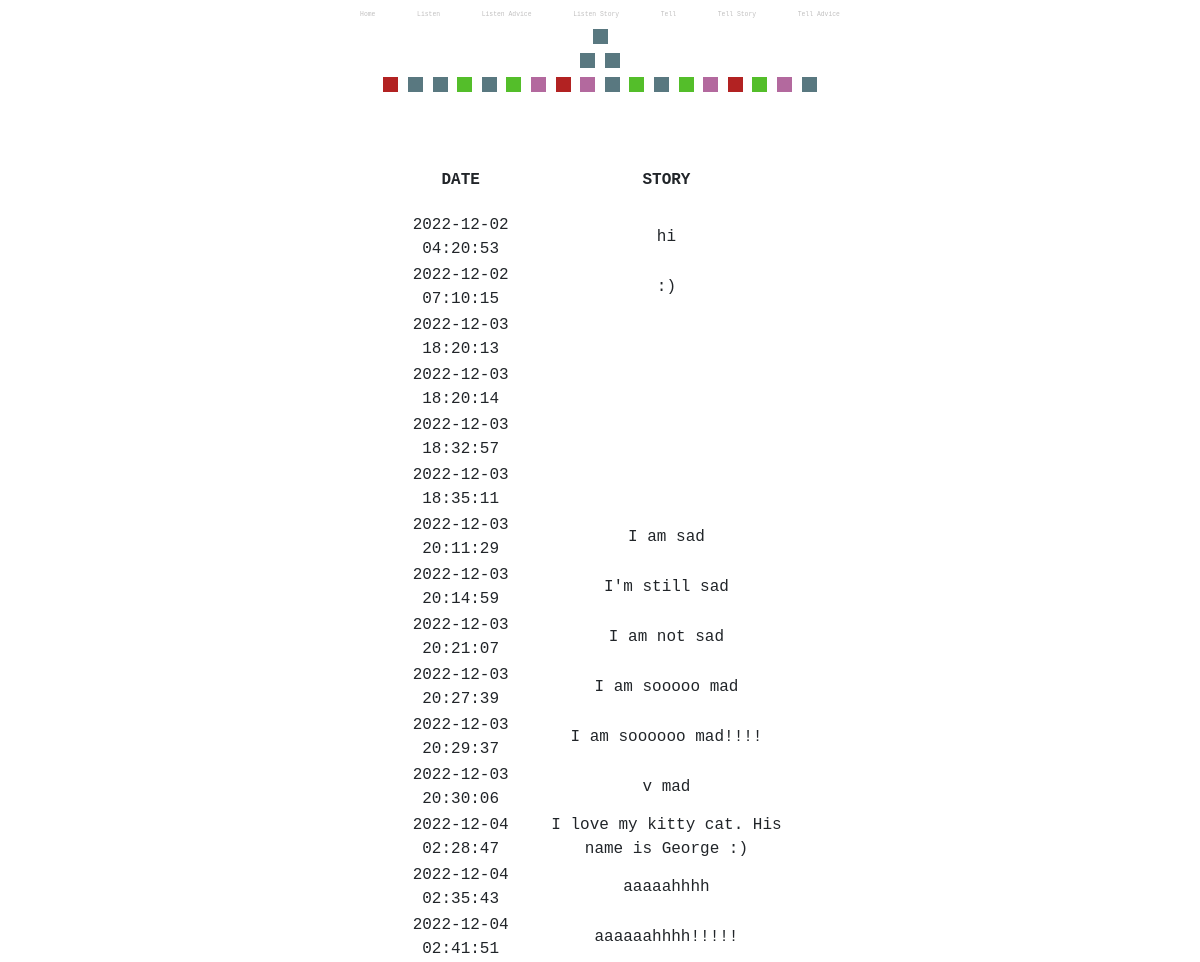
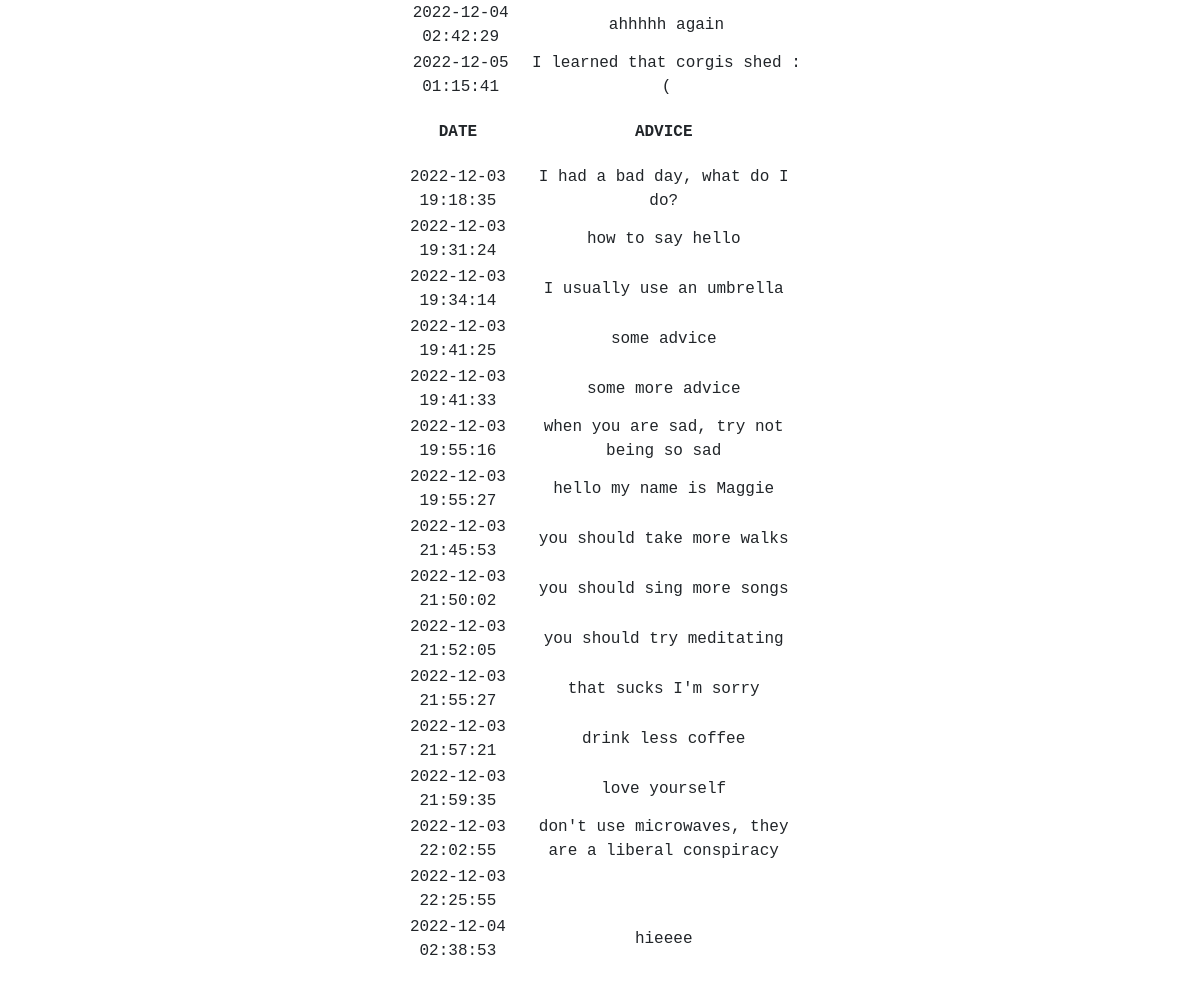
/listen, run on the app's committed database (2 pictures, top to bottom).
### tables this page shows
CREATE TABLE tags (
                post_id INTEGER,
                reply_id INTEGER,
                tag INTEGER,
                FOREIGN KEY(post_id) REFERENCES post(post_id),
                FOREIGN KEY(reply_id) REFERENCES reply(reply_id)
            );

CREATE TABLE post (
                    post_id INTEGER NOT NULL UNIQUE,
                    post_entry TEXT NOT NULL,
                    post_time DATETIME NOT NULL DEFAULT CURRENT_TIMESTAMP,
                    post_replyability text,
                    PRIMARY KEY(post_id AUTOINCREMENT)
                );

CREATE TABLE reply (
                    reply_id INTEGER NOT NULL UNIQUE,
                    post_id INTEGER,
                    reply_entry TEXT NOT NULL,
                    reply_time DATETIME NOT NULL DEFAULT CURRENT_TIMESTAMP,
                    PRIMARY KEY(reply_id AUTOINCREMENT),
                    FOREIGN KEY(post_id) REFERENCES post(post_id)
                );

### app.py (the view)
@app.route("/listen")
def listen():
    moodgraph = db.execute("SELECT * FROM tags")
    stories = db.execute("SELECT * FROM post ORDER BY post_time")
    advice = db.execute("SELECT * FROM reply ORDER BY reply_time")
    return render_template("listen.html", stories=stories, advice=advice, moodgraph=moodgraph)

### templates/listen.html (shortened to what this page needs)
{% extends "layout.html" %}
{% block main %}
<table>
    <thead>
        <tr>
        <th>DATE</th>
        <th>STORY</th>
        </tr>
    </thead>
    <tbody>
        {% for i in stories %}
        <tr>
            <td>{{ i.post_time }}</td>
            <td>{{ i.post_entry }}</td>
        </tr>
        {% endfor %}
    </tbody>
</table>
<table>
    <thead>
        <tr>
        <th>DATE</th>
        <th>ADVICE</th>
        </tr>
    </thead>
    <tbody>
        {% for i in advice %}
        <tr>
            <td>{{ i.reply_time }}</td>
            <td>{{ i.reply_entry }}</td>
        </tr>
        {% endfor %}
    </tbody>
</table>
{% endblock %}

### templates/layout.html (shortened to what this page needs)
<!DOCTYPE html>
<html lang="en">
    <head>
        <link href="https://cdn.jsdelivr.net/npm/bootstrap@5.1.3/dist/css/bootstrap.min.css" rel="stylesheet">
        <link href="/static/styles.css" rel="stylesheet">
    </head>
    <body onload="main()">
        <nav>
            <a class="nav-link" href="/">Home</a>
            <a class="nav-link" href="/listen">Listen</a>
            <a class="nav-link" href="/listen_advice">Listen Advice</a>
            <a class="nav-link" href="/listen_story">Listen Story</a>
            <a class="nav-link" href="/tell">Tell</a>
            <a class="nav-link" href="/tell_story">Tell Story</a>
            <a class="nav-link" href="/tell_advice">Tell Advice</a>
        </nav>
        <div class="center">
        {% for i in moodgraph %}
            <div class="{{ i.tag }}" role="img" alt="{{ i.tag }}"></div>
        {% endfor %}
        </div>
        <main class="container-fluid py-5 text-center">
            {% block main %}{% endblock %}
        </main>
    </body>
</html>

### static/styles.css (style rules this page uses)
:root { --grid-box: 15px; --grid-padding: 2px; }
body { text-align: center; text-decoration: none; font-family: 'andale mono', monospace; }
a { text-decoration: none; }
nav { display: inline-block; text-decoration: none; }
.nav-link { display: inline-block; text-decoration: none; font-size: 40%; color: rgb(193, 192, 192); }
.sad { display: inline-block; width: var(--grid-box); height: var(--grid-box); padding: var(--grid-padding); background-color: rgb(89, 120, 128); }
.confused { display: inline-block; width: var(--grid-box); height: var(--grid-box); padding: var(--grid-padding); background-color: rgb(84, 190, 42); }
.love { display: inline-block; width: var(--grid-box); height: var(--grid-box); padding: var(--grid-padding); background-color: rgb(179, 105, 158); }
.mad { display: inline-block; width: var(--grid-box); height: var(--grid-box); padding: var(--grid-padding); background-color: firebrick; }
table { display: block; margin-left: auto; margin-right: auto; width: 35%; }
th { padding: 20px; }
.center { margin-left: auto; margin-right: auto; }

### data on the page
post: post_time "2022-12-02 04:20:53", post_entry "hi"
post: post_time "2022-12-02 07:10:15", post_entry ":)"
post: post_time "2022-12-03 18:20:13"
post: post_time "2022-12-03 18:20:14"
post: post_time "2022-12-03 18:32:57"
post: post_time "2022-12-03 18:35:11"
post: post_time "2022-12-03 20:11:29", post_entry "I am sad"
post: post_time "2022-12-03 20:14:59", post_entry "I'm still sad"
post: post_time "2022-12-03 20:21:07", post_entry "I am not sad"
post: post_time "2022-12-03 20:27:39", post_entry "I am sooooo mad"
post: post_time "2022-12-03 20:29:37", post_entry "I am soooooo mad!!!!"
post: post_time "2022-12-03 20:30:06", post_entry "v mad"
post: post_time "2022-12-04 02:28:47", post_entry "I love my kitty cat. His name is George :)"
post: post_time "2022-12-04 02:35:43", post_entry "aaaaahhhh"
post: post_time "2022-12-04 02:41:51", post_entry "aaaaaahhhh!!!!!"
post: post_time "2022-12-04 02:42:29", post_entry "ahhhhh again"
post: post_time "2022-12-05 01:15:41", post_entry "I learned that corgis shed :("
reply: reply_time "2022-12-03 19:18:35", reply_entry "I had a bad day, what do I do?"
reply: reply_time "2022-12-03 19:31:24", reply_entry "how to say hello"
reply: reply_time "2022-12-03 19:34:14", reply_entry "I usually use an umbrella"
reply: reply_time "2022-12-03 19:41:25", reply_entry "some advice"
reply: reply_time "2022-12-03 19:41:33", reply_entry "some more advice"
reply: reply_time "2022-12-03 19:55:16", reply_entry "when you are sad, try not being so sad"
reply: reply_time "2022-12-03 19:55:27", reply_entry "hello my name is Maggie"
reply: reply_time "2022-12-03 21:45:53", reply_entry "you should take more walks"
reply: reply_time "2022-12-03 21:50:02", reply_entry "you should sing more songs"
reply: reply_time "2022-12-03 21:52:05", reply_entry "you should try meditating"
reply: reply_time "2022-12-03 21:55:27", reply_entry "that sucks I'm sorry"
reply: reply_time "2022-12-03 21:57:21", reply_entry "drink less coffee"
reply: reply_time "2022-12-03 21:59:35", reply_entry "love yourself"
reply: reply_time "2022-12-03 22:02:55", reply_entry "don't use microwaves, they are a liberal conspiracy"
reply: reply_time "2022-12-03 22:25:55"
reply: reply_time "2022-12-04 02:38:53", reply_entry "hieeee"
